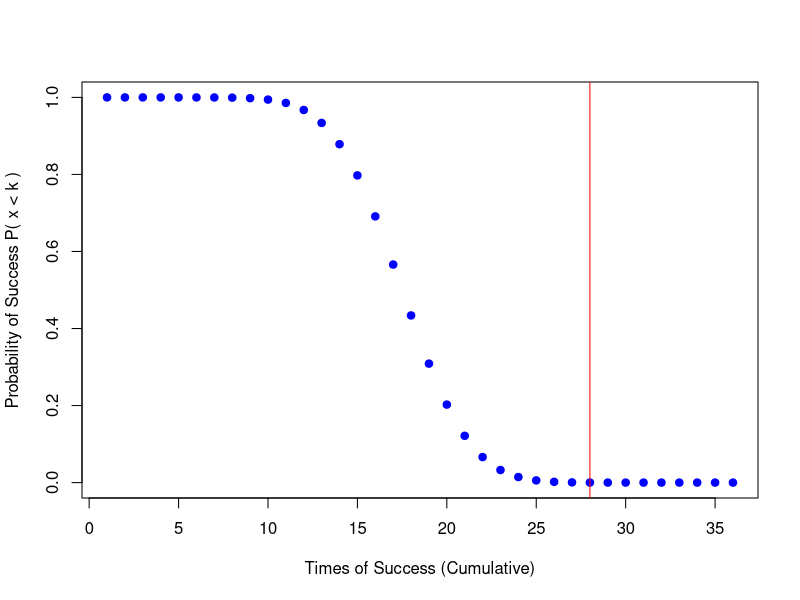
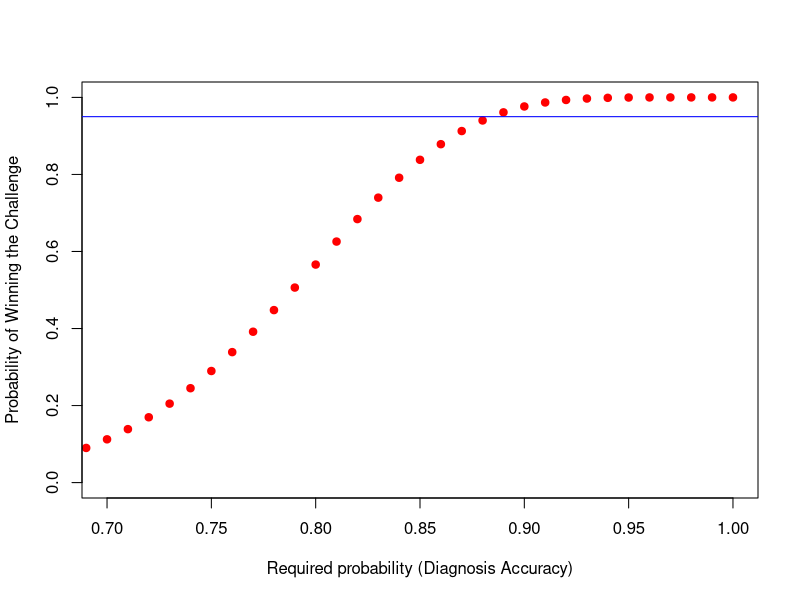

Recreate these plots in R, in order.
## ---- chunk 1
knitr::opts_chunk$set(echo = TRUE)
## ---- chunk 2
success.times <- 1:36

probability.acc <- pbinom(q = success.times, size = 36, prob = 0.5)

plot(success.times, 1 - probability.acc,
  pch = 19, col = "blue",
  xlab = "Times of Success (Cumulative)",
  ylab = "Probability of Success P( x < k )"
)
abline(v = 28, col = "red")

pureguess.prob <- 1 - pbinom(q = 28, size = 36, prob = 0.5)
## ---- chunk 3
prob.real <- seq(0, 1, by = 0.01)
probability.succ <- 1 - pbinom(q = 28, size = 36, prob = prob.real)
plot(prob.real, probability.succ,
  pch = 19,
  col = "red",
  xlab = "Required probability (Diagnosis Accuracy)",
  ylab = "Probability of Winning the Challenge",
  xlim = c(0.7, 1)
)
abline(h = 0.95, col = "blue")
## ---- chunk 4
sessionInfo()
